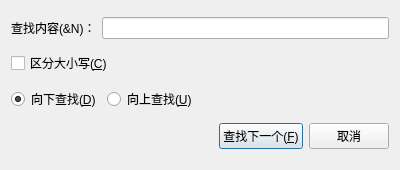
<?xml version="1.0" encoding="UTF-8"?>
<ui version="4.0">
 <class>FindDialog</class>
 <widget class="QDialog" name="FindDialog">
  <property name="windowModality">
   <enum>Qt::NonModal</enum>
  </property>
  <property name="geometry">
   <rect>
    <x>0</x>
    <y>0</y>
    <width>400</width>
    <height>170</height>
   </rect>
  </property>
  <property name="windowTitle">
   <string>查找</string>
  </property>
  <layout class="QVBoxLayout" name="verticalLayout">
   <item>
    <layout class="QHBoxLayout" name="layInput">
     <item>
      <widget class="QLabel" name="label">
       <property name="text">
        <string>查找内容(&amp;N)：</string>
       </property>
      </widget>
     </item>
     <item>
      <widget class="QLineEdit" name="editFind"/>
     </item>
    </layout>
   </item>
   <item>
    <widget class="QCheckBox" name="chkCase">
     <property name="text">
      <string>区分大小写(&amp;C)</string>
     </property>
    </widget>
   </item>
   <item>
    <layout class="QHBoxLayout" name="layDir">
     <item>
      <widget class="QRadioButton" name="radioDown">
       <property name="text">
        <string>向下查找(&amp;D)</string>
       </property>
       <property name="checked">
        <bool>true</bool>
       </property>
      </widget>
     </item>
     <item>
      <widget class="QRadioButton" name="radioUp">
       <property name="text">
        <string>向上查找(&amp;U)</string>
       </property>
      </widget>
     </item>
     <item>
      <spacer name="spacerDir">
       <property name="orientation">
        <enum>Qt::Horizontal</enum>
       </property>
       <property name="sizeHint" stdset="0">
        <size>
         <width>40</width>
         <height>20</height>
        </size>
       </property>
      </spacer>
     </item>
    </layout>
   </item>
   <item>
    <layout class="QHBoxLayout" name="layBtns">
     <item>
      <spacer name="spacerBtns">
       <property name="orientation">
        <enum>Qt::Horizontal</enum>
       </property>
       <property name="sizeHint" stdset="0">
        <size>
         <width>40</width>
         <height>20</height>
        </size>
       </property>
      </spacer>
     </item>
     <item>
      <widget class="QPushButton" name="btnFind">
       <property name="text">
        <string>查找下一个(&amp;F)</string>
       </property>
       <property name="default">
        <bool>true</bool>
       </property>
      </widget>
     </item>
     <item>
      <widget class="QPushButton" name="btnCancel">
       <property name="text">
        <string>取消</string>
       </property>
      </widget>
     </item>
    </layout>
   </item>
  </layout>
 </widget>
 <resources/>
 <connections/>
</ui>
